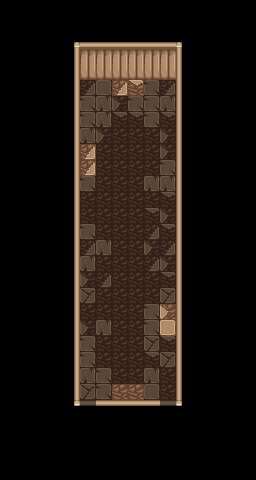

A level layout from a 2D game, rendered from its tile map. Below: a short description, then the map file with tile-grid data replaced by summaries:
An orthogonal 16x30 tile map with 16x16 px tiles, 10 tile layers (Ground, PhaseWalls, Walls, BottomWalls, ...), 2 tilesets and 10 objects.

<map version="1.10" tiledversion="1.11.2" orientation="orthogonal" renderorder="right-down" width="16" height="30" tilewidth="16" tileheight="16" infinite="0" nextlayerid="14" nextobjectid="12">
 <properties>
  <property name="unity:SortingLayer" value="Walls" />
  <property name="unity:SortingOrder" value="10" />
  <property name="unity:layer" value="IgnoreProjectile" />
 </properties>
 <tileset firstgid="1" source="../Tilesets/SpriteSheetGeneral.tsx" />
 <tileset firstgid="109" source="../Tilesets/Doors.tsx" />
 <layer id="1" name="Ground" width="16" height="30">
  <properties>
   <property name="unity:SortingLayer" value="Ground" />
  </properties>
  <data>[480 cells, 152 non-empty, 12 distinct tile ids]</data>
 </layer>
 <layer id="11" name="PhaseWalls" width="16" height="30">
  <properties>
   <property name="unity:SortingLayer" value="Walls" />
   <property name="unity:layer" value="IgnoreProjectile" />
  </properties>
  <data>[480 cells, 12 non-empty, 3 distinct tile ids]</data>
 </layer>
 <layer id="2" name="Walls" width="16" height="30">
  <properties>
   <property name="unity:SortingLayer" value="Walls" />
   <property name="unity:layer" value="Wall" />
  </properties>
  <data>[480 cells, 124 non-empty, 13 distinct tile ids]</data>
 </layer>
 <layer id="3" name="BottomWalls" width="16" height="30">
  <properties>
   <property name="unity:SortingLayer" value="Entities" />
   <property name="unity:SortingOrder" type="int" value="100" />
   <property name="unity:layer" value="IgnorePlayer" />
  </properties>
  <data>[480 cells, 12 non-empty, 3 distinct tile ids]</data>
 </layer>
 <layer id="4" name="WestExit" width="16" height="30">
  <properties>
   <property name="unity:SortingLayer" value="Entities" />
   <property name="unity:SortingOrder" type="int" value="101" />
   <property name="unity:layer" value="Wall" />
  </properties>
  <data>[480 cells, 24 non-empty, 2 distinct tile ids]</data>
 </layer>
 <layer id="5" name="EastExit" width="16" height="30">
  <properties>
   <property name="unity:SortingLayer" value="Entities" />
   <property name="unity:SortingOrder" type="int" value="101" />
   <property name="unity:layer" value="Wall" />
  </properties>
  <data>[480 cells, 24 non-empty, 2 distinct tile ids]</data>
 </layer>
 <layer id="6" name="SouthExit" width="16" height="30">
  <properties>
   <property name="unity:SortingLayer" value="Entities" />
   <property name="unity:SortingOrder" type="int" value="100" />
   <property name="unity:layer" value="Wall" />
  </properties>
  <data>[480 cells, 16 non-empty, 2 distinct tile ids]</data>
 </layer>
 <layer id="7" name="NorthExit" width="16" height="30">
  <properties>
   <property name="unity:SortingLayer" value="Walls" />
   <property name="unity:SortingOrder" type="int" value="10" />
   <property name="unity:layer" value="Wall" />
  </properties>
  <data>[480 cells, 14 non-empty, 3 distinct tile ids]</data>
 </layer>
 <layer id="12" name="NorthPhaseWall" width="16" height="30">
  <properties>
   <property name="unity:SortingLayer" value="Walls" />
   <property name="unity:SortingOrder" value="10" />
   <property name="unity:layer" value="IgnoreProjectile" />
  </properties>
  <data>[480 cells, 4 non-empty, 1 distinct tile ids]</data>
 </layer>
 <layer id="8" name="EntryCollider" width="16" height="30" opacity="0.5">
  <properties>
   <property name="unity:IsTrigger" type="bool" value="true" />
   <property name="unity:ignore" value="Visual" />
   <property name="unity:layer" value="ZoneCollider" />
  </properties>
  <data>[480 cells, 114 non-empty, 1 distinct tile ids]</data>
 </layer>
 <objectgroup id="9" name="Doors">
  <object id="1" template="../Templates/Spawner.tx" x="96" y="336" />
  <object id="2" template="../Templates/Spawner.tx" x="96" y="288" />
  <object id="3" template="../Templates/Spawner.tx" x="128" y="288" />
  <object id="5" template="../Templates/Spawner.tx" x="144" y="192" />
  <object id="6" template="../Templates/Spawner.tx" x="112" y="192" />
  <object id="7" template="../Templates/Spawner.tx" x="144" y="144" />
  <object id="8" template="../Templates/01_Door_Side.tx" x="176" y="336" />
  <object id="9" template="../Templates/01_Door_Side.tx" x="64" y="176">
   <properties>
    <property name="SetDirection" value="West" />
   </properties>
  </object>
  <object id="10" template="../Templates/01_Door_Top.tx" x="112" y="80" />
  <object id="11" template="../Templates/01_Door_Top.tx" x="112" y="432">
   <properties>
    <property name="SetDirection" value="South" />
   </properties>
  </object>
 </objectgroup>
</map>
